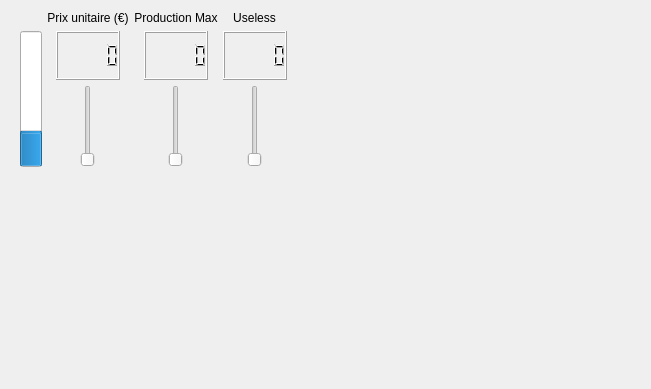
<?xml version="1.0" encoding="UTF-8"?>
<ui version="4.0">
 <class>WidgetInput</class>
 <widget class="QWidget" name="WidgetInput">
  <property name="geometry">
   <rect>
    <x>0</x>
    <y>0</y>
    <width>651</width>
    <height>389</height>
   </rect>
  </property>
  <property name="minimumSize">
   <size>
    <width>400</width>
    <height>300</height>
   </size>
  </property>
  <property name="windowTitle">
   <string>Form</string>
  </property>
  <widget class="QWidget" name="gridLayoutWidget">
   <property name="geometry">
    <rect>
     <x>20</x>
     <y>10</y>
     <width>621</width>
     <height>361</height>
    </rect>
   </property>
   <layout class="QGridLayout" name="gridLayout" rowstretch="1,1,5" columnstretch="1,2,2,2">
    <property name="sizeConstraint">
     <enum>QLayout::SetFixedSize</enum>
    </property>
    <property name="leftMargin">
     <number>0</number>
    </property>
    <property name="bottomMargin">
     <number>6</number>
    </property>
    <property name="spacing">
     <number>5</number>
    </property>
    <item row="2" column="3" alignment="Qt::AlignHCenter">
     <widget class="QSlider" name="sliderUseless">
      <property name="orientation">
       <enum>Qt::Vertical</enum>
      </property>
     </widget>
    </item>
    <item row="2" column="1" alignment="Qt::AlignHCenter">
     <widget class="QSlider" name="sliderPrice">
      <property name="value">
       <number>0</number>
      </property>
      <property name="orientation">
       <enum>Qt::Vertical</enum>
      </property>
      <property name="tickPosition">
       <enum>QSlider::NoTicks</enum>
      </property>
      <property name="tickInterval">
       <number>10</number>
      </property>
     </widget>
    </item>
    <item row="1" column="3" alignment="Qt::AlignHCenter">
     <widget class="QLCDNumber" name="lcdNumberUseless">
      <property name="sizePolicy">
       <sizepolicy hsizetype="Fixed" vsizetype="Minimum">
        <horstretch>0</horstretch>
        <verstretch>0</verstretch>
       </sizepolicy>
      </property>
      <property name="minimumSize">
       <size>
        <width>0</width>
        <height>49</height>
       </size>
      </property>
     </widget>
    </item>
    <item row="1" column="2" alignment="Qt::AlignHCenter">
     <widget class="QLCDNumber" name="lcdNumberProd"/>
    </item>
    <item row="2" column="2" alignment="Qt::AlignHCenter">
     <widget class="QSlider" name="sliderProd">
      <property name="orientation">
       <enum>Qt::Vertical</enum>
      </property>
     </widget>
    </item>
    <item row="1" column="1" alignment="Qt::AlignHCenter">
     <widget class="QLCDNumber" name="lcdNumberPrice"/>
    </item>
    <item row="0" column="2" alignment="Qt::AlignHCenter">
     <widget class="QLabel" name="labelProd">
      <property name="text">
       <string>Production Max</string>
      </property>
      <property name="alignment">
       <set>Qt::AlignCenter</set>
      </property>
     </widget>
    </item>
    <item row="0" column="1" alignment="Qt::AlignHCenter">
     <widget class="QLabel" name="labelPrice">
      <property name="enabled">
       <bool>true</bool>
      </property>
      <property name="maximumSize">
       <size>
        <width>16777215</width>
        <height>16777215</height>
       </size>
      </property>
      <property name="mouseTracking">
       <bool>false</bool>
      </property>
      <property name="frameShape">
       <enum>QFrame::NoFrame</enum>
      </property>
      <property name="frameShadow">
       <enum>QFrame::Plain</enum>
      </property>
      <property name="text">
       <string>Prix unitaire (€)</string>
      </property>
      <property name="textFormat">
       <enum>Qt::AutoText</enum>
      </property>
      <property name="alignment">
       <set>Qt::AlignCenter</set>
      </property>
     </widget>
    </item>
    <item row="0" column="3" alignment="Qt::AlignHCenter">
     <widget class="QLabel" name="labelUseless">
      <property name="text">
       <string>Useless</string>
      </property>
      <property name="alignment">
       <set>Qt::AlignCenter</set>
      </property>
     </widget>
    </item>
    <item row="1" column="0" rowspan="2" alignment="Qt::AlignHCenter">
     <widget class="QProgressBar" name="progressBar">
      <property name="value">
       <number>24</number>
      </property>
      <property name="orientation">
       <enum>Qt::Vertical</enum>
      </property>
      <property name="invertedAppearance">
       <bool>false</bool>
      </property>
      <property name="textDirection">
       <enum>QProgressBar::BottomToTop</enum>
      </property>
      <property name="format">
       <string>%pk€</string>
      </property>
     </widget>
    </item>
   </layout>
  </widget>
 </widget>
 <resources/>
 <connections/>
</ui>
